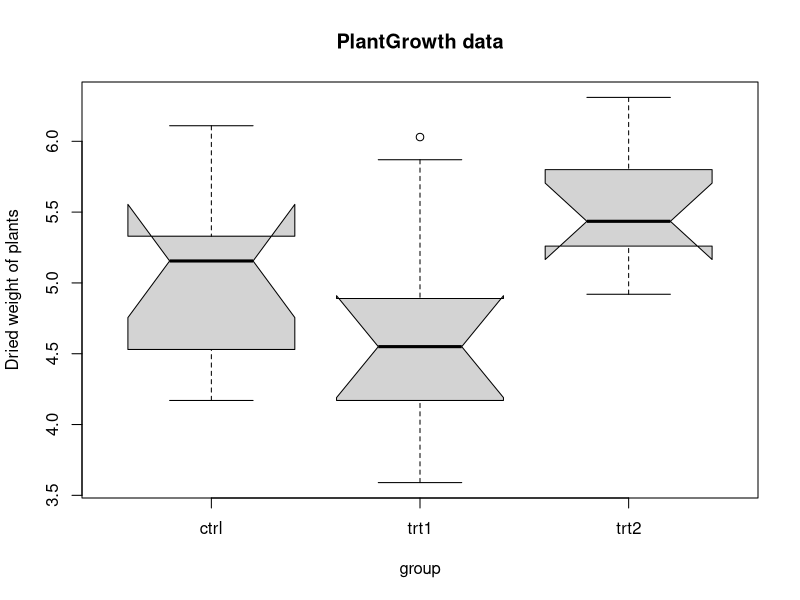

R code for this plot:
## ---- chunk 1
require(stats); require(graphics)
boxplot(weight ~ group, data = PlantGrowth, main = "PlantGrowth data",
        ylab = "Dried weight of plants", col = "lightgray",
        notch = TRUE, varwidth = TRUE)
## ---- chunk 2

